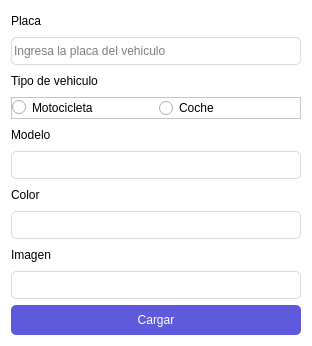
<?xml version="1.0" encoding="UTF-8"?>
<ui version="4.0">
 <class>Form</class>
 <widget class="QWidget" name="Form">
  <property name="geometry">
   <rect>
    <x>0</x>
    <y>0</y>
    <width>312</width>
    <height>346</height>
   </rect>
  </property>
  <property name="minimumSize">
   <size>
    <width>0</width>
    <height>0</height>
   </size>
  </property>
  <property name="windowTitle">
   <string>Cargue vehiculo</string>
  </property>
  <property name="styleSheet">
   <string notr="true">background-color: rgb(255, 255, 255);</string>
  </property>
  <layout class="QVBoxLayout" name="verticalLayout">
   <item>
    <widget class="QLabel" name="label">
     <property name="styleSheet">
      <string notr="true">color: rgb(0, 0, 0);</string>
     </property>
     <property name="text">
      <string>Placa</string>
     </property>
    </widget>
   </item>
   <item>
    <widget class="QLineEdit" name="lineEdit">
     <property name="styleSheet">
      <string notr="true">color: rgb(0, 0, 0);
border:1px solid #DBDADE;
border-radius:5px;
padding:5px 0;</string>
     </property>
     <property name="placeholderText">
      <string>Ingresa la placa del vehiculo</string>
     </property>
    </widget>
   </item>
   <item>
    <widget class="QLabel" name="label_2">
     <property name="styleSheet">
      <string notr="true">color: rgb(0, 0, 0);</string>
     </property>
     <property name="text">
      <string>Tipo de vehiculo</string>
     </property>
    </widget>
   </item>
   <item>
    <widget class="QFrame" name="frame">
     <property name="styleSheet">
      <string notr="true">background-color: rgb(255, 255, 255);</string>
     </property>
     <property name="frameShape">
      <enum>QFrame::StyledPanel</enum>
     </property>
     <property name="frameShadow">
      <enum>QFrame::Raised</enum>
     </property>
     <layout class="QHBoxLayout" name="horizontalLayout">
      <property name="leftMargin">
       <number>0</number>
      </property>
      <property name="topMargin">
       <number>0</number>
      </property>
      <property name="rightMargin">
       <number>0</number>
      </property>
      <property name="bottomMargin">
       <number>0</number>
      </property>
      <item>
       <widget class="QRadioButton" name="radioButton_2">
        <property name="styleSheet">
         <string notr="true">color: rgb(0, 0, 0);
padding:0;</string>
        </property>
        <property name="text">
         <string>Motocicleta</string>
        </property>
       </widget>
      </item>
      <item>
       <widget class="QRadioButton" name="radioButton">
        <property name="styleSheet">
         <string notr="true">color: rgb(0, 0, 0);</string>
        </property>
        <property name="text">
         <string>Coche</string>
        </property>
       </widget>
      </item>
     </layout>
    </widget>
   </item>
   <item>
    <widget class="QLabel" name="label_4">
     <property name="styleSheet">
      <string notr="true">color: rgb(0, 0, 0);</string>
     </property>
     <property name="text">
      <string>Modelo</string>
     </property>
    </widget>
   </item>
   <item>
    <widget class="QLineEdit" name="lineEdit_2">
     <property name="styleSheet">
      <string notr="true">color: rgb(0, 0, 0);
border:1px solid #DBDADE;
border-radius:5px;
padding:5px 0;</string>
     </property>
    </widget>
   </item>
   <item>
    <widget class="QLabel" name="label_3">
     <property name="styleSheet">
      <string notr="true">color: rgb(0, 0, 0);</string>
     </property>
     <property name="text">
      <string>Color</string>
     </property>
    </widget>
   </item>
   <item>
    <widget class="QLineEdit" name="lineEdit_3">
     <property name="styleSheet">
      <string notr="true">color: rgb(0, 0, 0);
border:1px solid #DBDADE;
border-radius:5px;
padding:5px 0;</string>
     </property>
    </widget>
   </item>
   <item>
    <widget class="QLabel" name="label_5">
     <property name="styleSheet">
      <string notr="true">color: rgb(0, 0, 0);</string>
     </property>
     <property name="text">
      <string>Imagen</string>
     </property>
    </widget>
   </item>
   <item>
    <widget class="QLineEdit" name="lineEdit_4">
     <property name="styleSheet">
      <string notr="true">color: rgb(0, 0, 0);
border:1px solid #DBDADE;
border-radius:5px;
padding:5px 0;</string>
     </property>
    </widget>
   </item>
   <item>
    <widget class="QPushButton" name="pushButton">
     <property name="styleSheet">
      <string notr="true">background-color: rgb(94, 90, 219);
color: rgb(255, 255, 255);
border:none;
border-radius:5px;
padding:8px 0;</string>
     </property>
     <property name="text">
      <string>Cargar</string>
     </property>
    </widget>
   </item>
  </layout>
 </widget>
 <resources/>
 <connections/>
</ui>
